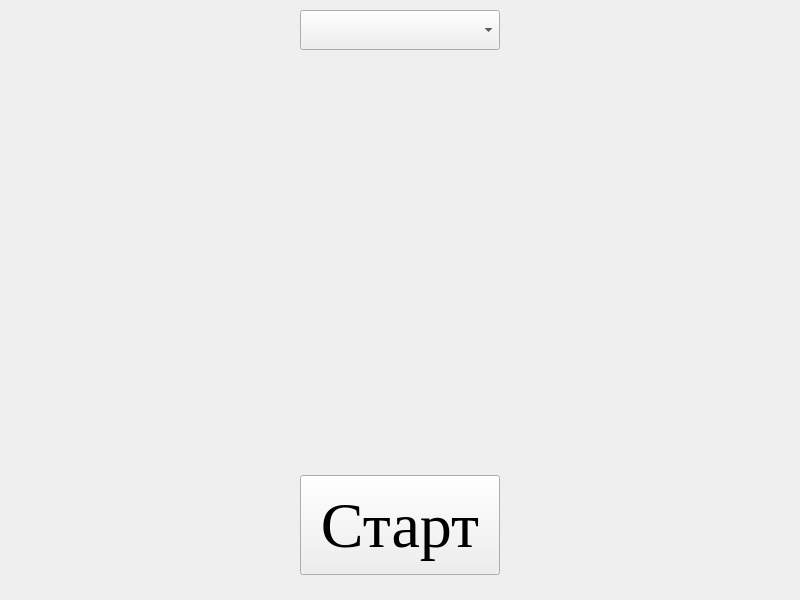
<?xml version="1.0" encoding="UTF-8"?>
<ui version="4.0">
 <class>Form</class>
 <widget class="QWidget" name="Form">
  <property name="geometry">
   <rect>
    <x>0</x>
    <y>0</y>
    <width>800</width>
    <height>600</height>
   </rect>
  </property>
  <property name="minimumSize">
   <size>
    <width>800</width>
    <height>600</height>
   </size>
  </property>
  <property name="maximumSize">
   <size>
    <width>800</width>
    <height>600</height>
   </size>
  </property>
  <property name="windowTitle">
   <string>Время занятия</string>
  </property>
  <widget class="QLabel" name="time">
   <property name="geometry">
    <rect>
     <x>0</x>
     <y>75</y>
     <width>800</width>
     <height>400</height>
    </rect>
   </property>
   <property name="font">
    <font>
     <family>Times New Roman</family>
     <pointsize>108</pointsize>
    </font>
   </property>
   <property name="text">
    <string/>
   </property>
   <property name="textFormat">
    <enum>Qt::AutoText</enum>
   </property>
   <property name="alignment">
    <set>Qt::AlignCenter</set>
   </property>
  </widget>
  <widget class="QComboBox" name="lesson_types">
   <property name="geometry">
    <rect>
     <x>300</x>
     <y>10</y>
     <width>200</width>
     <height>40</height>
    </rect>
   </property>
   <property name="font">
    <font>
     <family>Times New Roman</family>
     <pointsize>16</pointsize>
    </font>
   </property>
   <property name="currentText">
    <string/>
   </property>
  </widget>
  <widget class="QPushButton" name="stop_btn">
   <property name="geometry">
    <rect>
     <x>300</x>
     <y>475</y>
     <width>200</width>
     <height>100</height>
    </rect>
   </property>
   <property name="sizePolicy">
    <sizepolicy hsizetype="Fixed" vsizetype="Fixed">
     <horstretch>0</horstretch>
     <verstretch>0</verstretch>
    </sizepolicy>
   </property>
   <property name="minimumSize">
    <size>
     <width>200</width>
     <height>100</height>
    </size>
   </property>
   <property name="font">
    <font>
     <family>Times New Roman</family>
     <pointsize>48</pointsize>
    </font>
   </property>
   <property name="layoutDirection">
    <enum>Qt::RightToLeft</enum>
   </property>
   <property name="autoFillBackground">
    <bool>false</bool>
   </property>
   <property name="text">
    <string>Старт</string>
   </property>
  </widget>
 </widget>
 <resources/>
 <connections/>
</ui>
